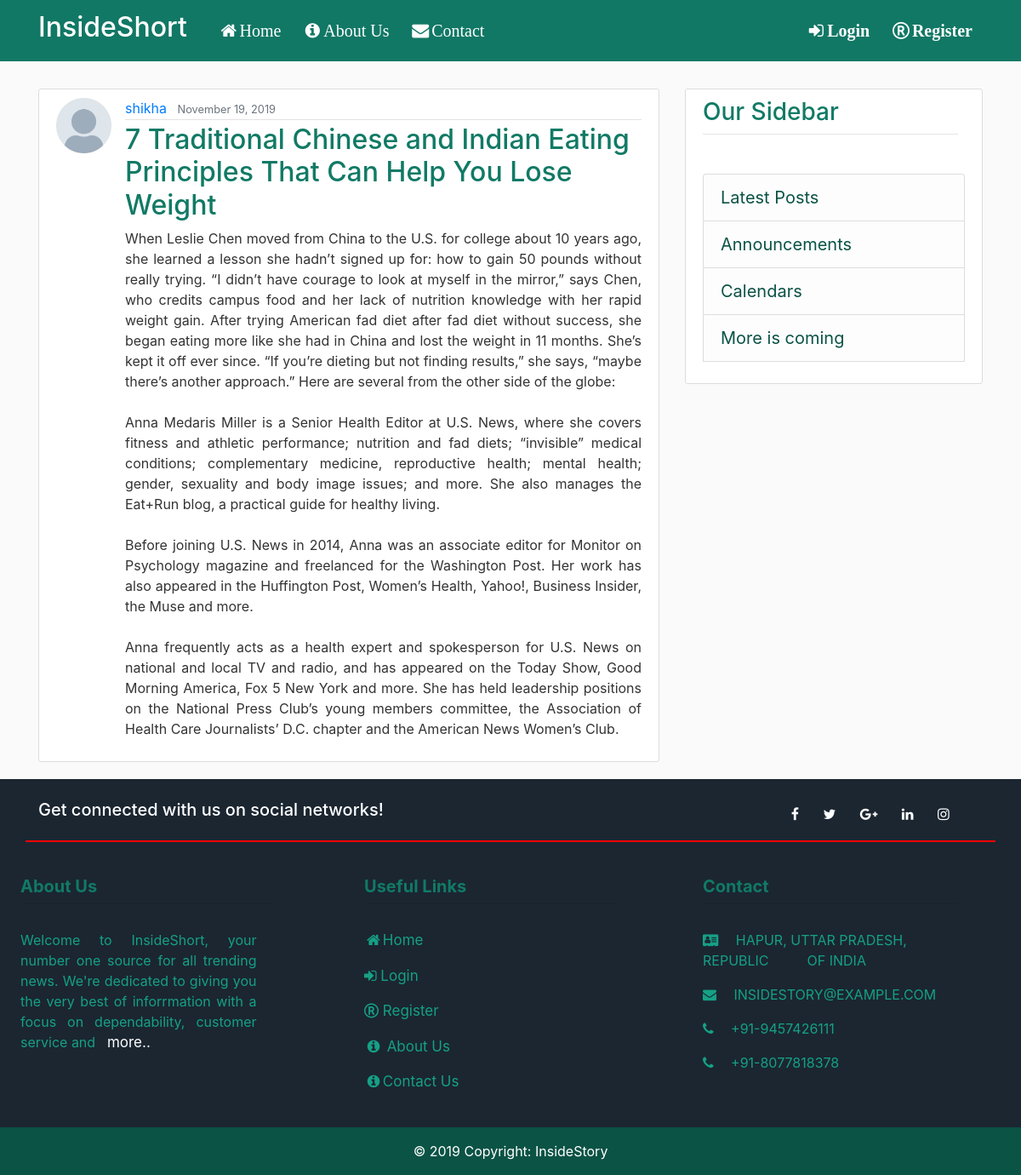
Page /post/49/ on the committed database.
### blog/models.py (models this page shows, shortened)
class Post(models.Model):
	title = models.CharField(max_length=100)
	content = models.TextField()
	date_posted =models.DateTimeField(default=timezone.now)
	author = models.ForeignKey(User, on_delete=models.CASCADE)

### users/models.py (models this page shows, shortened)
class Profile(models.Model):
	user = models.OneToOneField(User, on_delete=models.CASCADE)
	image = models.ImageField(default='default.jpg', upload_to='Profile_pics')

### blog/views.py (the view)
# urls.py: path('post/<int:pk>/', PostDetailView.as_view(), name='post-detail'),
class PostDetailView(DetailView):
	model = Post

### blog/templates/blog/post_detail.html (shortened to what this page needs)
{% extends "blog/base.html" %}
{% block content %}
	<article class="media content-section">
	  <img class="rounded circle article-img" src="{{ object.author.profile.image.url }}">
	  <div class="media-body">
	    <div class="article-metadata">
	      <a class="mr-2" href="{% url 'user-posts' object.author.username %}">{{ object.author }}</a>
	      <small class="text-muted">{{ object.date_posted|date:"F d, Y " }}</small>
	    </div>
	    <h2 class="article-title"> {{ object.title }} </h2>
	    <p class="article-content"> {{ object.content }}</p>
	  </div>
	</article>
{% endblock content %}

### blog/static/blog/main.css (style rules this page uses)
body { background: #fafafa; color: #333333; margin-top: 5rem; }
h1, h2, h3, h4, h5, h6 { color: #117A65; }
.content-section { background: #ffffff; padding: 10px 20px; border: 1px solid #dddddd; border-radius: 3px; margin-bottom: 20px; }
.article-title { color: #117A65; }
.article-content { white-space: pre-line; text-align: justify; }
.article-img { height: 65px; width: 65px; margin-right: 16px; }
.article-metadata { padding-bottom: 1px; margin-bottom: 4px; border-bottom: 1px solid #e3e3e3 }

### rows in the picture
Post: author.profile.image (placeholder picture), author "shikha", date_posted "November 19, 2019", title "7 Traditional Chinese and Indian Eating Principles That Can Help You Lose Weight", content "When Leslie Chen moved from China to the U.S. for college about 10 years ago, she learned a lesson she hadn’t signed up for: how to gain 50 pounds without really trying. “I didn’t have courage to look at myself in the mirror,” says Chen, who credits campus food and her lack of nutrition knowledge with her rapid weight gain. After trying American fad diet after fad diet without success, she began eating more like she had in China and lost the weight in 11 months. She’s kept it off ever since. “If you’re dieting but not finding results,” she says, “maybe there’s another approach.” Here are several from the other side of the globe: Anna Medaris Miller is a Senior Health Editor at U.S. News,…"
